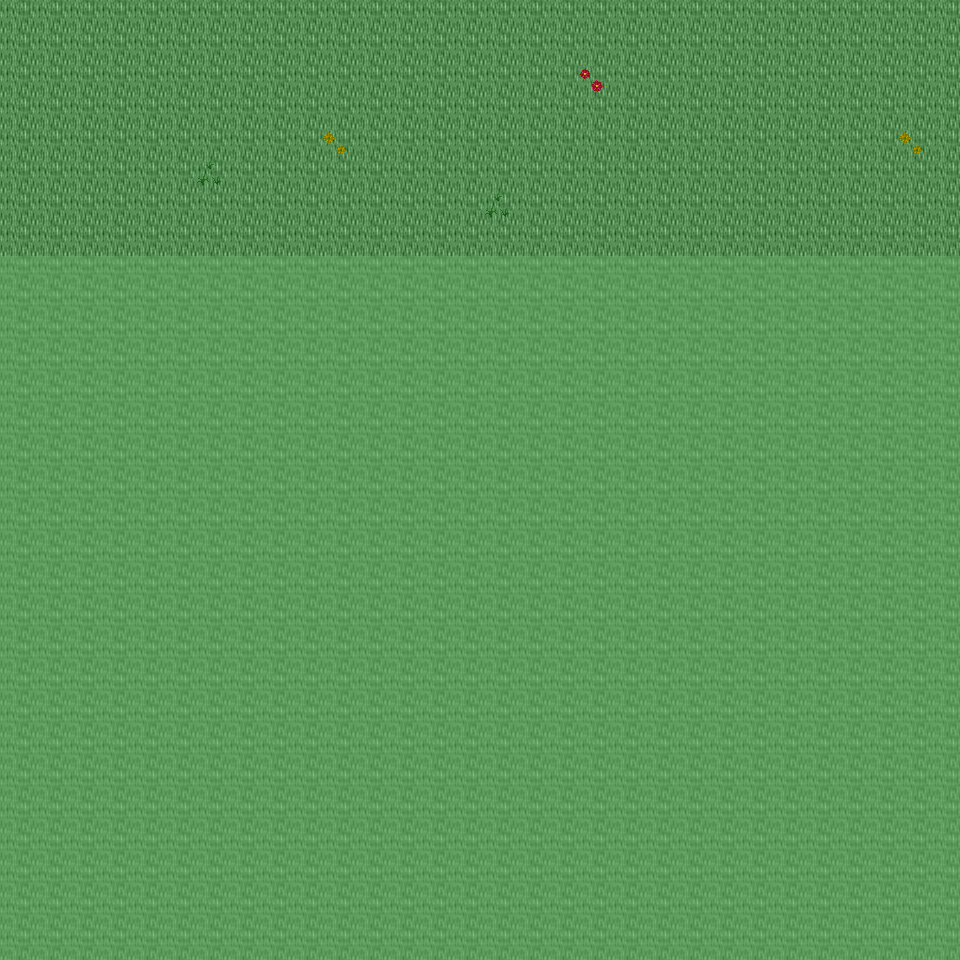

Rendered tile map (Tiled .tmx) drawn with the repository's tilesets; below, a short description and the map source with its tile grids summarised:
An orthogonal 30x30 tile map with 32x32 px tiles, 6 tile layers (Ground, Object, Object2, Above, ...), 30 tilesets and 3 objects (3x mapchange).

<map version="1.0" orientation="orthogonal" renderorder="right-down" width="30" height="30" tilewidth="32" tileheight="32" nextobjectid="4">
  <tileset firstgid="1" name="tileset_ground_ground" tilewidth="32" tileheight="32" tilecount="33" columns="3">
    <image source="../drawable/tileset_ground_ground.png" width="96" height="352" />
  </tileset>
  <tileset firstgid="34" name="tileset_ground_ridge_earth_dark" tilewidth="32" tileheight="32" tilecount="96" columns="12">
    <image source="../drawable/tileset_ground_ridge_earth_dark.png" width="384" height="256" />
  </tileset>
  <tileset firstgid="130" name="tileset_ground_ridge_earth_pale" tilewidth="32" tileheight="32" tilecount="96" columns="12">
    <image source="../drawable/tileset_ground_ridge_earth_pale.png" width="384" height="256" />
  </tileset>
  <tileset firstgid="226" name="tileset_ground_earth_edges" tilewidth="32" tileheight="32" tilecount="18" columns="6">
    <image source="../drawable/tileset_ground_earth_edges.png" width="192" height="96" />
  </tileset>
  <tileset firstgid="244" name="tileset_ground_rock_pebbles" tilewidth="32" tileheight="32" tilecount="3" columns="1">
    <image source="../drawable/tileset_ground_rock_pebbles.png" width="32" height="96" />
  </tileset>
  <tileset firstgid="247" name="tileset_plant_grasses" tilewidth="32" tileheight="32" tilecount="6" columns="3">
    <image source="../drawable/tileset_plant_grasses.png" width="96" height="64" />
  </tileset>
  <tileset firstgid="253" name="tileset_plant_flower_daisy_yellow" tilewidth="32" tileheight="32" tilecount="8" columns="2">
    <image source="../drawable/tileset_plant_flower_daisy_yellow.png" width="64" height="128" />
  </tileset>
  <tileset firstgid="261" name="tileset_plant_bush_bushes" tilewidth="32" tileheight="32" tilecount="10" columns="5">
    <image source="../drawable/tileset_plant_bush_bushes.png" width="160" height="64" />
  </tileset>
  <tileset firstgid="271" name="tileset_plant_flower_daisy_red" tilewidth="32" tileheight="32" tilecount="8" columns="2">
    <image source="../drawable/tileset_plant_flower_daisy_red.png" width="64" height="128" />
  </tileset>
  <tileset firstgid="279" name="tileset_plant_tree_tree_darkgreen" tilewidth="32" tileheight="32" tilecount="88" columns="8">
    <image source="../drawable/tileset_plant_tree_tree_darkgreen.png" width="256" height="352" />
  </tileset>
  <tileset firstgid="367" name="tileset_plant_flower_daisy_blue" tilewidth="32" tileheight="32" tilecount="8" columns="2">
    <image source="../drawable/tileset_plant_flower_daisy_blue.png" width="64" height="128" />
  </tileset>
  <tileset firstgid="375" name="tileset_item_corpse_skull_pale" tilewidth="32" tileheight="32" tilecount="2" columns="2">
    <image source="../drawable/tileset_item_corpse_skull_pale.png" width="64" height="32" />
  </tileset>
  <tileset firstgid="377" name="tileset_plant_vine" tilewidth="32" tileheight="32" tilecount="3" columns="1">
    <image source="../drawable/tileset_plant_vine.png" width="32" height="96" />
  </tileset>
  <tileset firstgid="380" name="tileset_plant_flower_daisy_white" tilewidth="32" tileheight="32" tilecount="8" columns="2">
    <image source="../drawable/tileset_plant_flower_daisy_white.png" width="64" height="128" />
  </tileset>
  <tileset firstgid="388" name="tileset_item_corpse_huge_animal" tilewidth="32" tileheight="32" tilecount="16" columns="2">
    <image source="../drawable/tileset_item_corpse_huge_animal.png" width="64" height="256" />
  </tileset>
  <tileset firstgid="404" name="tileset_building_fence_fence_chunky" tilewidth="32" tileheight="32" tilecount="21" columns="3">
    <image source="../drawable/tileset_building_fence_fence_chunky.png" width="96" height="224" />
  </tileset>
  <tileset firstgid="425" name="tileset_ground_eye" tilewidth="32" tileheight="32" tilecount="9" columns="3">
    <image source="../drawable/tileset_ground_eye.png" width="96" height="96" />
  </tileset>
  <tileset firstgid="434" name="tileset_logic_collision" tilewidth="32" tileheight="32" tilecount="1" columns="1">
    <image source="../drawable/tileset_logic_collision.png" width="32" height="32" />
  </tileset>
  <tileset firstgid="435" name="tileset_plant_tree_taller_trees" tilewidth="32" tileheight="32" tilecount="32" columns="8">
    <image source="../drawable/tileset_plant_tree_taller_trees.png" width="256" height="128" />
  </tileset>
  <tileset firstgid="467" name="tileset_plant_tree_spruce" tilewidth="32" tileheight="32" tilecount="6" columns="2">
    <image source="../drawable/tileset_plant_tree_spruce.png" width="64" height="96" />
  </tileset>
  <tileset firstgid="473" name="tileset_ground_blue_paving" tilewidth="32" tileheight="32" tilecount="2" columns="1">
    <image source="../drawable/tileset_ground_blue_paving.png" width="32" height="64" />
  </tileset>
  <tileset firstgid="475" name="tileset_ground_grass_edges" tilewidth="32" tileheight="32" tilecount="36" columns="12">
    <image source="../drawable/tileset_ground_grass_edges.png" width="384" height="96" />
  </tileset>
  <tileset firstgid="511" name="tileset_ground_grass_corners" tilewidth="32" tileheight="32" tilecount="24" columns="6">
    <image source="../drawable/tileset_ground_grass_corners.png" width="192" height="128" />
  </tileset>
  <tileset firstgid="535" name="tileset_building_house_pink_blue" tilewidth="32" tileheight="32" tilecount="99" columns="11">
    <image source="../drawable/tileset_building_house_pink_blue.png" width="352" height="288" />
  </tileset>
  <tileset firstgid="634" name="tileset_building_fence_stone_fence_white" tilewidth="32" tileheight="32" tilecount="9" columns="3">
    <image source="../drawable/tileset_building_fence_stone_fence_white.png" width="96" height="96" />
  </tileset>
  <tileset firstgid="643" name="tileset_plant_tree_pine_tree" tilewidth="32" tileheight="32" tilecount="20" columns="4">
    <image source="../drawable/tileset_plant_tree_pine_tree.png" width="128" height="160" />
  </tileset>
  <tileset firstgid="663" name="tileset_furniture_chair_bench_wooden" tilewidth="32" tileheight="32" tilecount="8" columns="2">
    <image source="../drawable/tileset_furniture_chair_bench_wooden.png" width="64" height="128" />
  </tileset>
  <tileset firstgid="671" name="tileset_item_postbox" tilewidth="32" tileheight="32" tilecount="4" columns="2">
    <image source="../drawable/tileset_item_postbox.png" width="64" height="64" />
  </tileset>
  <tileset firstgid="675" name="tileset_furniture_light_lamp_blue" tilewidth="32" tileheight="32" tilecount="3" columns="1">
    <image source="../drawable/tileset_furniture_light_lamp_blue.png" width="32" height="96" />
  </tileset>
  <tileset firstgid="678" name="tileset_plant_bushes_and_trees" tilewidth="32" tileheight="32" tilecount="144" columns="16">
    <image source="../drawable/tileset_plant_bushes_and_trees.png" width="512" height="289" />
  </tileset>
  <layer name="Ground" width="30" height="30">
    <data>[900 cells, 240 non-empty, 1 distinct tile ids]</data>
  </layer>
  <layer name="Object" width="30" height="30">
    <data>[900 cells, 0 non-empty, 0 distinct tile ids]</data>
  </layer>
  <layer name="Object2" width="30" height="30">
    <data>[900 cells, 5 non-empty, 3 distinct tile ids]</data>
  </layer>
  <layer name="Above" width="30" height="30">
    <data>[900 cells, 0 non-empty, 0 distinct tile ids]</data>
  </layer>
  <layer name="Above2" width="30" height="30">
    <data>[900 cells, 0 non-empty, 0 distinct tile ids]</data>
  </layer>
  <layer name="Walkable" width="30" height="30">
    <data>[900 cells, 660 non-empty, 1 distinct tile ids]</data>
  </layer>
  <objectgroup name="MapEvents">
    <!-- 3 objects omitted --></objectgroup>
</map>
<!-- 3 of 3 objects omitted -->
